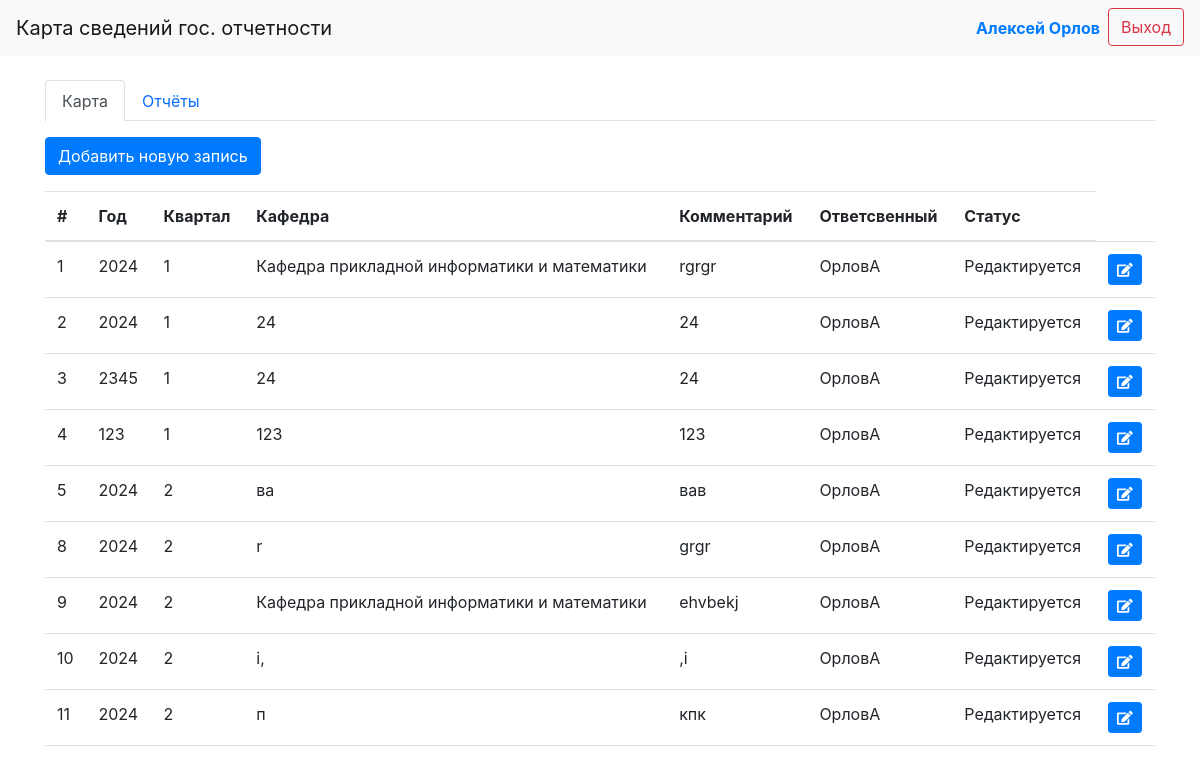
/home/ (signed in), run on an earlier commit of the app's database.
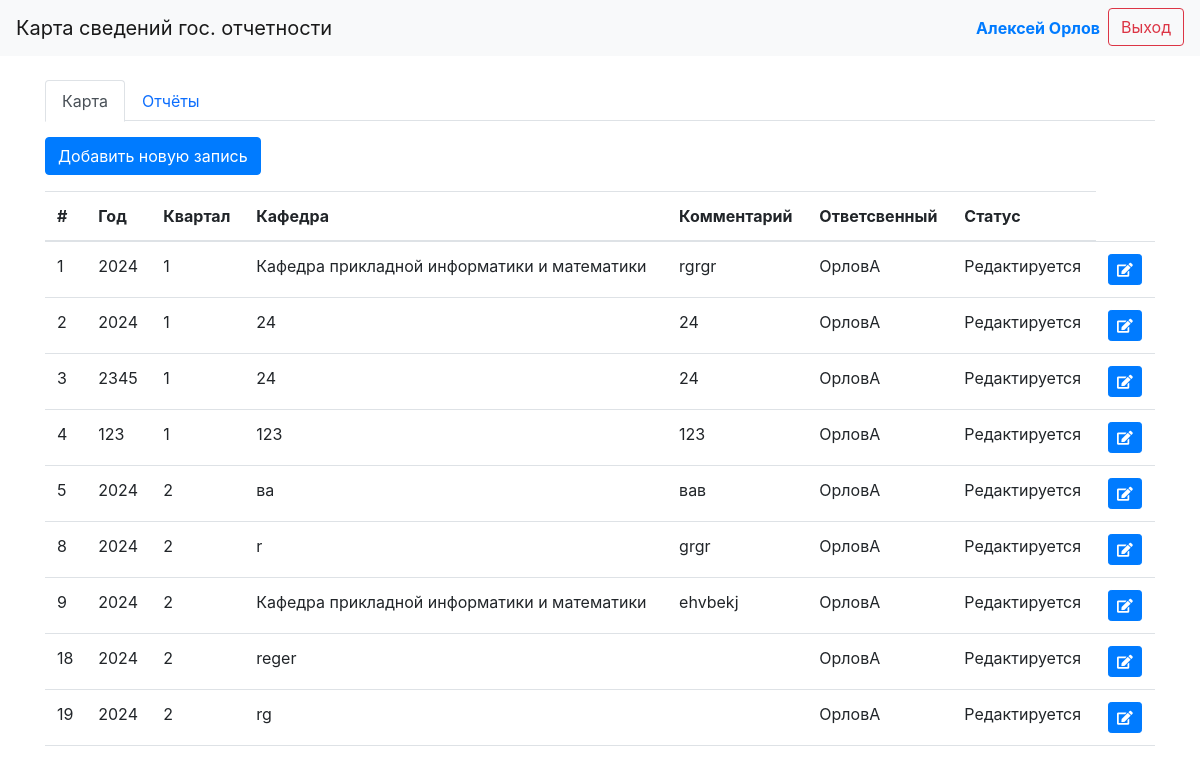
And on a later commit of the database.
### gos_map/models.py (models this page shows, shortened)
class UserManager(models.Model):
    login=models.CharField(max_length=100,verbose_name="Логин")
    password = models.CharField(max_length=100,verbose_name='Пароль')
    full_name = models.CharField(max_length=100,verbose_name="ФИО",blank = True)
    position = models.CharField(max_length=100,choices=[("НО","Научный отдел"),("ЗДпоНР","Заместитель декана по научной работе"),("ЗК","Заведующий кафедрой")],verbose_name="Должность",blank = True)
    faculty = models.CharField(max_length=100,verbose_name="Факультет",blank = True)
    department = models.CharField(max_length=100,verbose_name="Кафедра",blank = True)
    last_login = models.DateTimeField(auto_now=True)
    def get_user_id(id):
        try:
            return UserManager.objects.get(pk=id)
        except:
            return False
    def get_position_id(id):
        try:
            return UserManager.objects.get(pk=id).position
        except:
            return False
    def __str__(self):
            return self.login

class Map(models.Model):
    year = models.IntegerField(verbose_name="Год")
    quarter = models.CharField(max_length=1,choices=[("1","1"),("2","2"),("3","3"),("4","4")],verbose_name="Квартал")
    department = models.CharField(max_length=100,verbose_name="Кафедра")
    comment = models.TextField(verbose_name="Комментарий",blank=True)
    responsible = models.ForeignKey(UserManager,on_delete=models.SET_NULL,verbose_name="Ответсвенный",null=True)
    status = models.CharField(max_length=20,choices=[("E","Редактируется"),("с","Завершено")],default="Редактируется",verbose_name="Статус")
    class Meta:
        verbose_name="Карты"
        verbose_name_plural='Карты'

### gos_map/views/views.py (the view, shortened to what this page needs)
# urls.py: path('home/', HomeView.as_view(), name='home'),
class HomeView(View):
    template_name = 'home.html'
    def get(self, request):
        user_full_name = request.session.get('user_full_name')
        position = UserManager.get_position_id(request.session.get("user_id"))
        if  position =="НО":
            maps= Map.objects.all ()
        else:
            maps = Map.objects.filter(responsible=UserManager.get_user_id(request.session.get("user_id")))
        context = {
            'user_full_name': user_full_name,
            'user_id':UserManager.get_user_id(request.session.get("user_id")),
            'user_posistion':UserManager.get_user_id(request.session.get("user_id")).position,
            'maps': maps,
            'mapform':MapForms(),
            'type_publications':TypePublications.objects.all()
        }
        return render(request, self.template_name, context)

### gos_map/templates/home.html (shortened to what this page needs)
{% extends "base.html" %}
{% block content %}
    <div class="container mt-4">
        <ul class="nav nav-tabs" id="myTab" role="tablist">
            <li class="nav-item" role="presentation">
                <button class="nav-link active" id="records-tab" data-bs-toggle="tab" data-bs-target="#records" type="button" role="tab" aria-controls="records" aria-selected="true">Карта</button>
            </li>
            <li class="nav-item" role="presentation">
                <button class="nav-link" id="another-records-tab" data-bs-toggle="tab" data-bs-target="#otchet" type="button" role="tab" aria-controls="another-records" aria-selected="false">Отчёты</button>
            </li>
        </ul>
        <div class="tab-content">
            <div class="tab-pane fade show active" id="records" role="tabpanel" aria-labelledby="records-tab">
                <button type="button" class="btn btn-primary mt-3" data-bs-toggle="modal" data-bs-target="#addMapModal">
                    Добавить новую запись
                </button>
                <table id="mapTable" class="table mt-3">
                    <thead>
                        <tr>
                            <th>#</th>
                            <th>Год</th>
                            <th>Квартал</th>
                            <th>Кафедра</th>
                            <th>Комментарий</th>
                            <th>Ответсвенный</th>
                            <th>Статус</th>
                        </tr>
                    </thead>
                    <tbody>
                        {% for map in maps %}
                            <tr>
                                <td>{{ map.id }}</td>
                                <td>{{ map.year }}</td>
                                <td>{{ map.quarter }}</td>
                                <td>{{ map.department }}</td>
                                <td>{{ map.comment }}</td>
                                <td>{{ map.responsible }}</td>
                                <td>{{ map.get_status_display}}</td>
                                <td> <a href="{% url 'map_details' map.id %}" class="btn btn-primary btn-sm"><i class="fas fa-edit"></i></a></td>
                            </tr>
                        {% endfor %}
                    </tbody>
                </table>
            </div>
        </div>
    </div>
    {% endblock  %}

### gos_map/templates/base.html (shortened to what this page needs)
<!DOCTYPE html>
{% load static %}
<html lang="en">
<head>
    <link href="https://maxcdn.bootstrapcdn.com/bootstrap/4.5.2/css/bootstrap.min.css" rel="stylesheet">
    <link rel="stylesheet" href="https://stackpath.bootstrapcdn.com/bootstrap/4.5.2/css/bootstrap.min.css">
    <link rel="stylesheet" href="https://cdnjs.cloudflare.com/ajax/libs/font-awesome/5.15.4/css/all.min.css">
    <link href="https://cdn.jsdelivr.net/npm/bootstrap@5.3.0-alpha1/dist/css/bootstrap.min.css" rel="stylesheet">
    <link href="https://cdnjs.cloudflare.com/ajax/libs/select2/4.0.13/css/select2.min.css" rel="stylesheet" />
    <link rel="stylesheet" href="https://stackpath.bootstrapcdn.com/bootstrap/4.5.0/css/bootstrap.min.css">
    <link href="{% static 'css/style.css' %}" rel="stylesheet"/>
</head>
<body>
    <nav class="navbar navbar-expand-lg navbar-light bg-light">
        <a class="navbar-brand" href="#">Карта сведений гос. отчетности</a>
        <div class="collapse navbar-collapse justify-content-end">
            <ul class="navbar-nav">
                {% if user_full_name %}
                    <li class="nav-item">
                        <span class="navbar-text font-weight-bold text-primary">
                             {{ user_full_name }}
                        </span>
                    </li>
                    <li class="nav-item">
                        <form method="post" style="display:inline;">
                            <button type="submit" name="logout" class="btn btn-outline-danger ml-2" value=True>Выход</button>
                        </form>
                    </li>
                {% else %}
                    <li class="nav-item">
                        <a class="nav-link" href="{% url 'login' %}">Вход</a>
                    </li>
                {% endif %}
            </ul>
        </div>
    </nav>
    {% block content %}
    {% endblock %}
</body>
</html>

### media/css/style.css (style rules this page uses)
#mapTable td { word-wrap: break-word; }

What changed in the data, as far as the page shows it:
removed Map: id "10", year "2024", quarter "2", department "i,", comment ",i", responsible "ОрловА", status "Редактируется"
removed Map: id "11", year "2024", quarter "2", department "п", comment "кпк", responsible "ОрловА", status "Редактируется"
added Map: id "18", year "2024", quarter "2", department "reger", responsible "ОрловА", status "Редактируется"
added Map: id "19", year "2024", quarter "2", department "rg", responsible "ОрловА", status "Редактируется"
